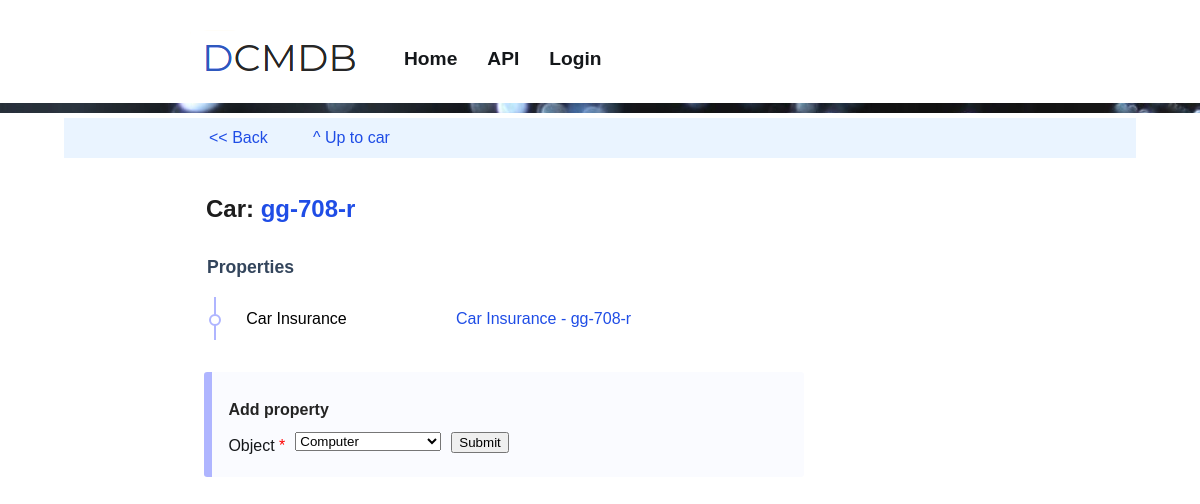
Before: /ui/api/v1/class/car/gg-708-r with the older database file.
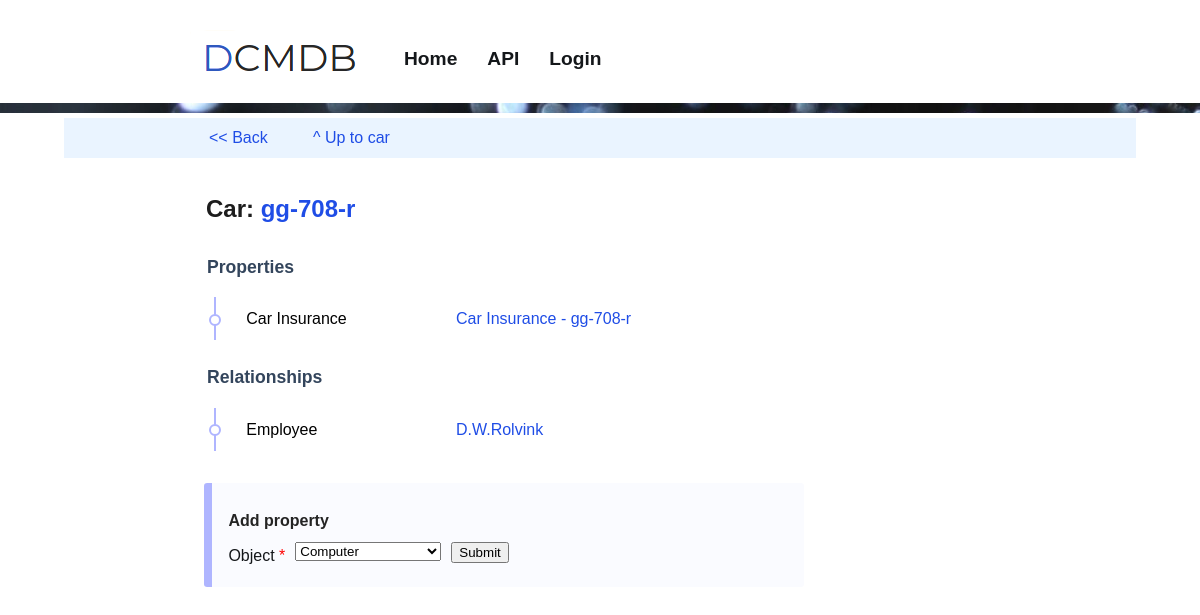
After: the same page with the newer database file.
### tables this page shows
CREATE TABLE classes (id integer primary key autoincrement, handle text UNIQUE, name text, type text, description text, appended integer, unit text, value_prefix, value_limit text, applies_to text, accepts text);

CREATE TABLE records (id integer primary key autoincrement, class_id int, handle text, label text, value text, target_id int, alias_src_id int, alias_dst_id int);

### frontend/api_v1.py (the view)
@api.route('/ui/api/v1/class/<class_handle>/<record_handle>', methods=['GET', 'POST'])
@api.route('/ui/api/v1/class/<class_handle>/<record_handle>/', methods=['GET', 'POST'])
def route_record_handle(class_handle, record_handle):
    rc = get_record_class(class_handle)
    rec_id = index.backend.get_record_id(rc.id, record_handle)
    return render_record_details(rec_id)

### frontend/forms.py
class AddPropertyForm_choose_class(FlaskForm):
    class_handle   = SelectField('Object', validators=[Optional()])
    submit1       = SubmitField('Submit')

class AddPropertyForm_choose_record(FlaskForm):
    class_handle   = StringField('Class',validators=[InputRequired()])
    record_handle = SelectField('Record', validators=[InputRequired()])
    submit2       = SubmitField('Submit')

### backend/app.py (called while the page is built)
    def get_record_class(self, class_id):
        query = "SELECT * FROM classes WHERE id = {}".format(class_id)
        row = self.db.fetch_one(query)
        if row is None or row is False:
            return False
        return RecordClass(self, class_id)

    def get_all_record_classes(self):
        query = "SELECT * FROM classes"
        return self.get_object_list(query, RecordClass)

    def get_record(self, record_id):
        query = "SELECT * FROM records WHERE id = {}".format(record_id)
        row = self.db.fetch_one(query)
        if row is None or row is False:
            return False
        return Record(self, record_id)

    def csl_to_list(self, csl):
        l = csl.split(", ")
        return list(filter(None, l))

### backend/application/sqlite_engine.py (called while the page is built)
    def commit(self):
        self.connection.commit()

### frontend/templates/api_v1_record_details.html (shortened to what this page needs)
{% extends "base.html" %}
{% from 'common.html' import api_nav %}
{% from 'common.html' import input as input %}
{% block extra_css %}
		<link rel="stylesheet" href="/static/dist/css/forms.css" />
{% endblock %}
{% block content %}
<article style="max-width:100vw;" class="flat-article">
	{{ api_nav(g) }}
</article>
<article class="flat-article">
	<h1> {{ g.record.class_name }}:  <a href="/ui/api/v1/{{ g.record.url }}">{{ g.title }}</a></h1>
</article>
<article>
<table>
	<table class="tablelist">
		{% if g.record.custom_attributes %}
			<tr><td colspan="3"><h2>Properties</h2></td></tr>
			{% for group in g.record.custom_attributes %}
				{% set rc = group[1][0].record_class %}
				<tr>
					<td class="bullet" valign="top" rowspan="{{ group[1]|length + 1 }}">
						<a style="color:black;" href="/ui/api/v1/{{ rc.url }}">
							{{ rc.name }}
						</a>
					</td>
				</tr>
				{% for obj in group[1] %}
					<tr>
						{% if obj.class_type == 'value' %}
							<td>
								<span style="color:gray">{{ obj.value_prefix }}</span> {{ obj.value }} <span style="color:gray">{{ obj.unit }}</span>
							</td>
						{% elif obj.class_type == 'alias' %}
							<td colspan="2">
								<a href="/ui/api/v1/{{ obj.alias_src.url }}">
									{{ obj.alias_src.label }}
								</a>
							</td>
						{% else %}
							<td colspan="2">
								<a href="/ui/api/v1/{{ obj.url }}">
									{{ obj.label }}
								</a>
							</td>
						{% endif %}
					</tr>
				{% endfor %}
			{% endfor %}
		{% endif %}
		{% if g.record.member_list %}
			<tr><td colspan="3"><h2>Relationships</h2></td></tr>
			{% for group in g.record.member_list %}
				{% set rc = group[1][0].record_class %}
				<tr>
					<td class="bullet" valign="top" rowspan="{{ group[1]|length + 1 }}">
						{% if rc.type == 'alias' %}
								<a style="color:black;" href="/ui/api/v1/{{ rc.url }}">
								{{ rc.name }} of
								</a>
						{% else %}
							<a style="color:black;" href="/ui/api/v1/{{ rc.url }}">
								{{ rc.name }}
							</a>
						{% endif %}
					</td>
				</tr>
				{% for obj in group[1] %}
					<tr>
						{% if obj.class_type == 'value' %}
							<td>
								dgdf<span style="color:gray">{{ obj.value_prefix }}</span> {{ obj.value }} <span style="color:gray">{{ obj.unit }}</span>
							</td>
						{% else %}
							<td colspan="2">
								<a href="/ui/api/v1/{{ obj.url }}">
									{{ obj.label }}
								</a>
							</td>
						{% endif %}
					</tr>
				{% endfor %}
			{% endfor %}
		{% endif %}
	</table>
</article>
<div id="nav-inpage" class="dark">
		{% if g.form == 'choose_class' %}
		<form method="POST" class="flat">
		<h4> Add property</h4>
		{{ input(form.class_handle,5,True) }}
		{{ form.submit1 }}
		</form>
		{% endif %}
</div>
{% endblock %}

Changed rows visible on the page:
now on this page (row edited): classes: name "Employee"
changed classes: type "alias" → "object" (drawn)
now on this page (row edited): records: label "D.W.Rolvink"
Other visible differences:
text now shown: "Relationships"
